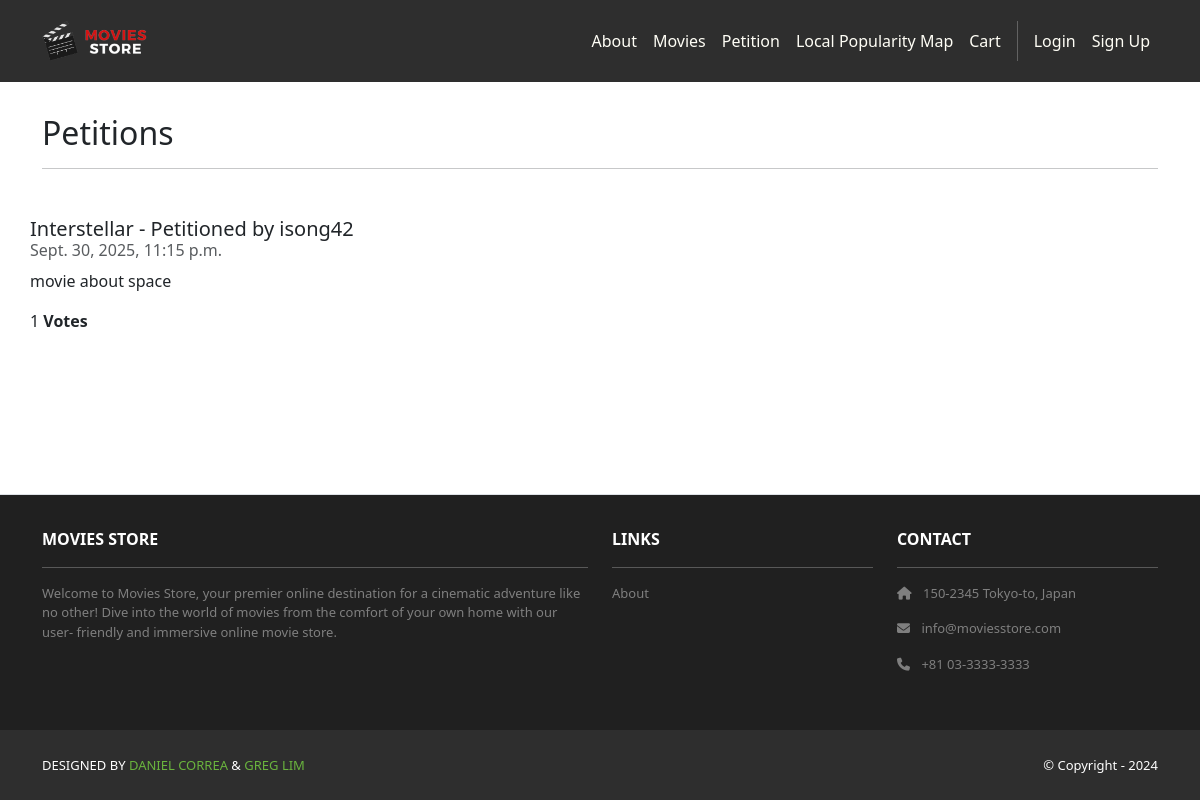
/petition/, run on the app's committed database.
### petition/models.py (models this page shows, shortened)
class Petition(models.Model):
    id = models.AutoField(primary_key=True)
    movie = models.CharField(max_length=255)
    comment = models.CharField(max_length=255)
    date = models.DateTimeField(auto_now_add=True)
    user = models.ForeignKey(User, on_delete=models.CASCADE)
    votes = models.PositiveIntegerField(default=0) # new
    voters = models.ManyToManyField(User, related_name="petition_id")

### petition/views.py (the view)
# urls.py: path('', views.index, name='cart.index'),
def index(request):
    petitions = Petition.objects.all()
    template_data = {}
    template_data['petitions'] = petitions
    return render(request, 'petition/index.html',
                  {'template_data': template_data})

### petition/templates/petition/index.html (shortened to what this page needs)
{% extends 'base.html' %}
{% block content %}
{% load static %}
{% load cart_filters %}
<div class="p-3">
    <div class="container">
        <div class="row mt-3">
        <div class="col mx-auto mb-3">
            <h2>Petitions</h2>
            <hr />
        </div>
        {% for petition in template_data.petitions %}
        <li class="list-group-item pb-3 pt-3">
            <h5 class="card-title">{{ petition.movie }} - Petitioned by {{ petition.user.username }}</h5>
            <h6 class="card-subtitle mb-2 text-muted">{{ petition.date }}</h6>
            <p class="card-text">{{ petition.comment }}</p>
            <p>{{ petition.votes }}<b> Votes</b> </p>
        </li>
        {% endfor %}
        </div>
    </div>
</div>
{% endblock content %}

### data on the page
Petition: movie "Interstellar", user.username "isong42", date "Sept. 30, 2025, 11:15 p.m.", comment "movie about space", votes "1"
